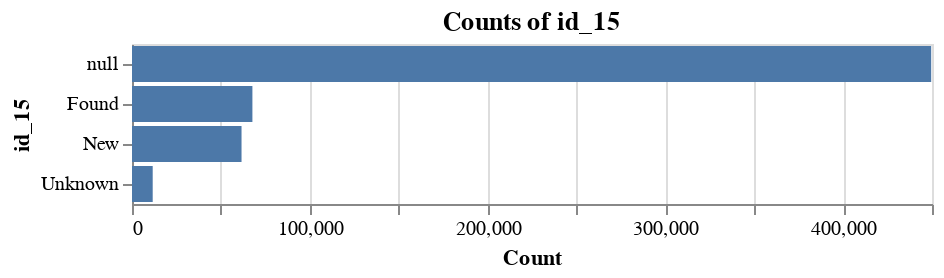
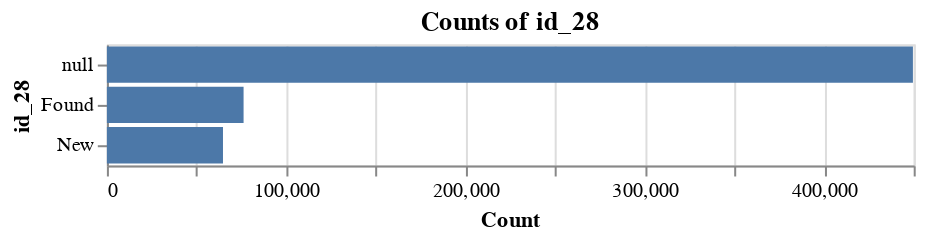

Here is the notebook cell these charts were saved with, in order:
### Code cell
for i in ['id_15', 'id_28']:
    feature_count = train[i].value_counts(dropna=False).reset_index().rename(columns={i: 'count', 'index': i})
    chart = alt.Chart(feature_count).mark_bar().encode(
                y=alt.Y(f"{i}:N", axis=alt.Axis(title=i)),
                x=alt.X('count:Q', axis=alt.Axis(title='Count')),
                tooltip=[i, 'count']
            ).properties(title=f"Counts of {i}", width=400)
    display(chart)

### Figure 1 — Vega-Lite specification as saved in the notebook (floating-point values rounded to 4 significant figures)
{"config": {"view": {"continuousWidth": 400, "continuousHeight": 300}}, "data": {"name": "data-6ae9fd04d0b20a4b1150d885c7e614d7"}, "mark": "bar", "encoding": {"tooltip": [{"type": "nominal", "field": "id_15"}, {"type": "quantitative", "field": "count"}], "x": {"type": "quantitative", "axis": {"title": "Count"}, "field": "count"}, "y": {"type": "nominal", "axis": {"title": "id_15"}, "field": "id_15"}}, "title": "Counts of id_15", "width": 400, "$schema": "https://vega.github.io/schema/vega-lite/v4.8.1.json", "datasets": {"data-6ae9fd04d0b20a4b1150d885c7e614d7": [{"id_15": null, "count": 449555}, {"id_15": "Found", "count": 67728}, {"id_15": "New", "count": 61612}, {"id_15": "Unknown", "count": 11645}]}}

### Figure 2 — Vega-Lite specification as saved in the notebook (floating-point values rounded to 4 significant figures)
{"config": {"view": {"continuousWidth": 400, "continuousHeight": 300}}, "data": {"name": "data-8466aabebaf5926f1257fbdc5eb6b692"}, "mark": "bar", "encoding": {"tooltip": [{"type": "nominal", "field": "id_28"}, {"type": "quantitative", "field": "count"}], "x": {"type": "quantitative", "axis": {"title": "Count"}, "field": "count"}, "y": {"type": "nominal", "axis": {"title": "id_28"}, "field": "id_28"}}, "title": "Counts of id_28", "width": 400, "$schema": "https://vega.github.io/schema/vega-lite/v4.8.1.json", "datasets": {"data-8466aabebaf5926f1257fbdc5eb6b692": [{"id_28": null, "count": 449562}, {"id_28": "Found", "count": 76232}, {"id_28": "New", "count": 64746}]}}
